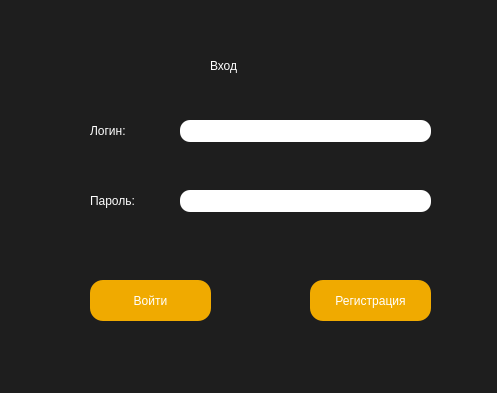
<?xml version="1.0" encoding="UTF-8"?>
<ui version="4.0">
 <class>Dialog</class>
 <widget class="QDialog" name="Dialog">
  <property name="geometry">
   <rect>
    <x>0</x>
    <y>0</y>
    <width>497</width>
    <height>393</height>
   </rect>
  </property>
  <property name="windowTitle">
   <string>Dialog</string>
  </property>
  <property name="styleSheet">
   <string notr="true">color: rgb(255, 255, 255);
background-color:rgb(30, 30,30)</string>
  </property>
  <widget class="QLabel" name="label">
   <property name="geometry">
    <rect>
     <x>210</x>
     <y>40</y>
     <width>81</width>
     <height>51</height>
    </rect>
   </property>
   <property name="styleSheet">
    <string notr="true">font: 87 18pt &quot;Roboto Black&quot;;</string>
   </property>
   <property name="text">
    <string>Вход</string>
   </property>
  </widget>
  <widget class="QLineEdit" name="lineEdit">
   <property name="geometry">
    <rect>
     <x>180</x>
     <y>120</y>
     <width>251</width>
     <height>22</height>
    </rect>
   </property>
   <property name="styleSheet">
    <string notr="true">background-color: rgb(255, 255, 255);
color: rgb(0, 0, 0);
border-radius: 10px;</string>
   </property>
  </widget>
  <widget class="QLabel" name="label_3">
   <property name="geometry">
    <rect>
     <x>90</x>
     <y>120</y>
     <width>81</width>
     <height>21</height>
    </rect>
   </property>
   <property name="styleSheet">
    <string notr="true">
font: 87 12pt &quot;Roboto Black&quot;;</string>
   </property>
   <property name="text">
    <string>Логин:</string>
   </property>
  </widget>
  <widget class="QLabel" name="label_4">
   <property name="geometry">
    <rect>
     <x>90</x>
     <y>190</y>
     <width>81</width>
     <height>21</height>
    </rect>
   </property>
   <property name="styleSheet">
    <string notr="true">
font: 87 12pt &quot;Roboto Black&quot;;</string>
   </property>
   <property name="text">
    <string>Пароль:</string>
   </property>
  </widget>
  <widget class="QLineEdit" name="lineEdit_2">
   <property name="geometry">
    <rect>
     <x>180</x>
     <y>190</y>
     <width>251</width>
     <height>22</height>
    </rect>
   </property>
   <property name="styleSheet">
    <string notr="true">background-color: rgb(255, 255, 255);
color: rgb(0, 0, 0);
border-radius: 10px;</string>
   </property>
   <property name="inputMethodHints">
    <set>Qt::ImhNone</set>
   </property>
   <property name="dragEnabled">
    <bool>false</bool>
   </property>
   <property name="readOnly">
    <bool>false</bool>
   </property>
  </widget>
  <widget class="QPushButton" name="pushButton">
   <property name="geometry">
    <rect>
     <x>90</x>
     <y>280</y>
     <width>121</width>
     <height>41</height>
    </rect>
   </property>
   <property name="styleSheet">
    <string notr="true">background-color: rgb(240, 170, 0);
font:(30,30,30);
border-radius: 13px;
font: 87 13pt &quot;Roboto Black&quot;;</string>
   </property>
   <property name="text">
    <string>Войти</string>
   </property>
  </widget>
  <widget class="QPushButton" name="pushButton_2">
   <property name="geometry">
    <rect>
     <x>310</x>
     <y>280</y>
     <width>121</width>
     <height>41</height>
    </rect>
   </property>
   <property name="styleSheet">
    <string notr="true">background-color: rgb(240, 170, 0);
font:(30,30,30);
border-radius: 13px;
font: 87 13pt &quot;Roboto Black&quot;;</string>
   </property>
   <property name="text">
    <string>Регистрация</string>
   </property>
  </widget>
 </widget>
 <resources/>
 <connections/>
</ui>
